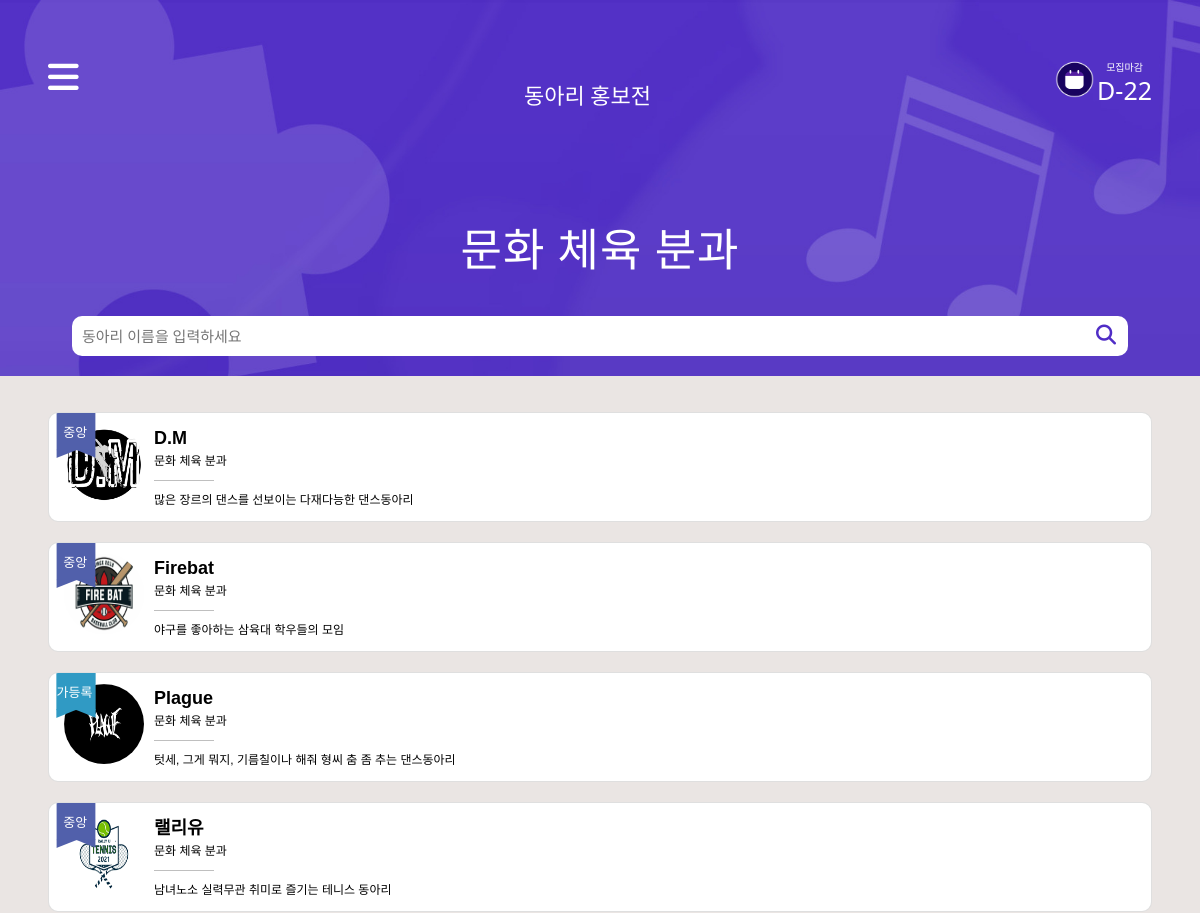
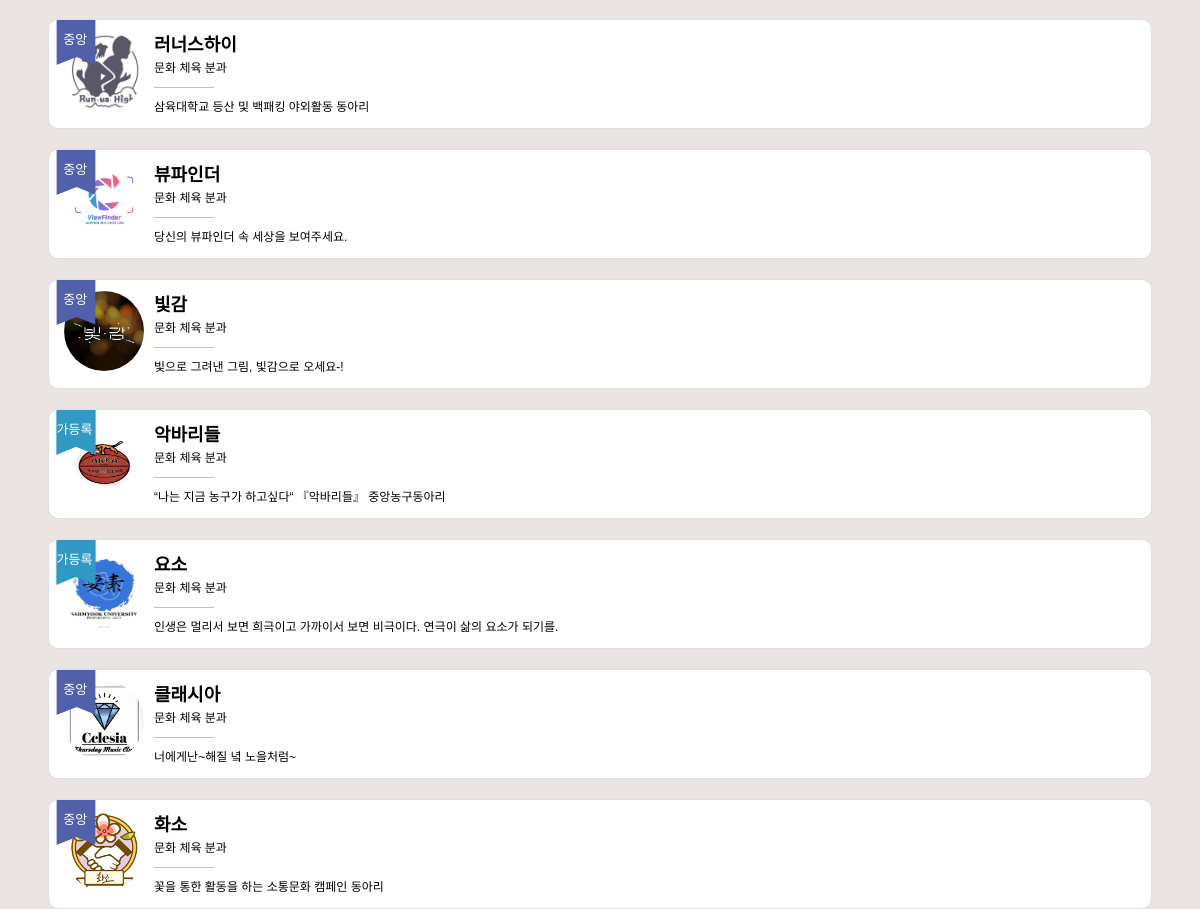
The app's page /club/1 with its own data (2 pictures, top to bottom).
### base/models.py (models this page shows, shortened)
class Clubs(models.Model):
    club_id = models.AutoField(primary_key=True)
    club_name = models.CharField(max_length=200, blank=True, null=True)
    main_club = models.IntegerField(blank=True, null=True)
    club_desc = models.CharField(max_length=200, blank=True, null=True)
    user = models.ForeignKey(AuthUser, models.DO_NOTHING, blank=True, null=True)
    club_type = models.ForeignKey(ClubTypes, models.DO_NOTHING)
    club_img = models.ImageField(upload_to='images/', blank=True, null=True) # 활동사진
    club_logo = models.ImageField(upload_to='images/', blank=True, null=True) #로고
    rank = models.IntegerField(blank=True, null=True)
    sns_link = models.CharField(max_length=500, blank=True, null=True) # 여분
    instagram_link = models.CharField(max_length=500, blank=True, null=True)
    facebook_link = models.CharField(max_length=500, blank=True, null=True)
    youtube_link = models.CharField(max_length=500, blank=True, null=True)
    form_link = models.CharField(max_length=500, blank=True, null=True)
    recruitment_content = models.TextField(blank=True, null=True)

class ClubTypes(models.Model):
    club_type_id = models.AutoField(primary_key=True)
    club_type_name = models.CharField(max_length=200, blank=True, null=True)
    club_type_desc = models.CharField(max_length=200, blank=True, null=True)
    club_type = models.IntegerField(blank=True, null=True)
    def __str__(self):
        return self.club_type_name

### club/views.py (the view)
# urls.py: path('<int:club_type>', views.haksool, name="haksool"),
def haksool(request, club_type):
    if club_type == 1:
        template_name = 'club_list1.html'
    elif club_type == 2:
        template_name = 'club_list2.html'
    elif club_type == 3:
        template_name = 'club_list3.html'
    side_menu1 = Clubs.objects.all().filter(club_type = 1)
    side_menu2 = Clubs.objects.all().filter(club_type = 2)
    side_menu3 = Clubs.objects.all().filter(club_type = 3)
    if request.GET.get("keyword"):
        keyword = request.GET.get("keyword")
        club_list = Clubs.objects.all().filter(Q(club_type = club_type) & (Q(club_name__icontains = keyword)))
        return render(request, template_name, {'club_list': club_list, 'club_type': club_type, 'side_menu1':side_menu1, 'side_menu2':side_menu2, 'side_menu3':side_menu3})
    else:
        club_list = Clubs.objects.all().filter(club_type = club_type).order_by('club_name')
        return render(request, template_name, {'club_list': club_list, 'club_type': club_type, 'side_menu1':side_menu1, 'side_menu2':side_menu2, 'side_menu3':side_menu3})

### club/templates/club_list1.html (shortened to what this page needs)
{% load static %}
<!DOCTYPE html>
<html lang="en">
<head>
  <link rel="stylesheet" href="https://maxcdn.bootstrapcdn.com/bootstrap/3.3.2/css/bootstrap.min.css">
  <link rel="stylesheet" href="https://maxcdn.bootstrapcdn.com/bootstrap/3.3.2/css/bootstrap-theme.min.css">
  <link href="https://cdn.jsdelivr.net/npm/bootstrap@5.0.2/dist/css/bootstrap.min.css" rel="stylesheet"
>
</head>
<body>
  <header>
    {% include 'side.html' %}
    <p> 문화 체육 분과</p>
    <form action="{% url 'haksool' club_type %}" method="GET">
      <div class="search-bar">
        <input type="search" placeholder="동아리 이름을 입력하세요" name="keyword">
        <button type="submit" class="fas fa-search"></button>
      </div>
    </form>
  </header>
  <section>
    {% for club in club_list %}
    <a href="{% url 'home' club.club_id %}">
      <div class="card" style="border-radius: 10px;">
        <div class="c_img">
          <div class="card_img">
            {% if club.club_logo %}
            <img src="{{club.club_logo.url}}" width="80px" height="80px" style="border-radius: 50%">
            {% else %}
            <img src="{% static '1.png' %}" width="80px" height="80px" style="border-radius: 50%">
            {% endif %}
          </div>
          {% if club.main_club == 1 %}
          <img class="flag" src="{% static '중앙.svg' %}" width="40px" height="45px">
          {% elif club.main_club == 0 %}
          <img class="flag" src="{% static '가등록.svg' %}" width="40px" height="45px">
          {% endif %}
        </div>
        <div class="text-wrap">
          <h1>{{club.club_name}}</h1>
          <span>{{club.club_type}}</span>
          <hr style="color: black;" width="60px">
          <span id="club_t">{{club.club_desc}}</span>
        </div>
      </div>
    </a>
    {% endfor %}
  </section>
</body>
</html>

### base/static/css/side.css (style rules this page uses)
body { margin: 0; padding: 0; box-sizing: border-box; height: 100%; }

### club/templates/club_list1.html (style rules this page uses)
html { height: 100%; background-attachment: fixed; background-position: bottom; background: #EAE5E3; }
body { margin: 0; padding: 0; box-sizing: border-box; }
header { position: sticky; color: white; background-image: url("../static/문화체육분과\ 배경.jpg"); background-size: cover; top: 0; left: 0; right: 0; z-index: 1; }
header>p { padding-top: 4%; font-family: 'Cafe24Danjunghae'; letter-spacing: 1px; font-size: 45px; text-align: center; }
.search-bar { position: relative; width: 96%; margin: 10px 0 0 2%; padding: 20px 4%; }
.search-bar>input { width: 100%; height: 40px; border: 0px; border-radius: 10px; padding-left: 10px; font-size: 15px; color: black; padding-right: 40px; }
.fa-search { background-color: transparent; border: none; position: absolute; right: 8px; top: 36%; font-size: 20px; color: #502DC6; margin-right: 4%; }
section { padding: 3% 4% 5% 4%; width: 100%; height: 100%; background: #EAE5E3; }
.card { z-index: 0; transition: 0.3s; position: relative; width: 100%; max-width: 100%; height: 110px; overflow: hidden; display: inline-block; margin-bottom: 20px; background-color: white; }
.c_img { width: 100px; height: 80px; }
.card_img { position: absolute; left: 15px; top: 11px; }
.flag { position: relative; z-index: 1; margin: 0 7px; }
.text-wrap { position: absolute; bottom: 12px; left: 80px; z-index: 10; padding-left: 25px; }
.text-wrap h1 { font-size: 18px; margin-bottom: 2px; color: black; font-family: 'Noto Sans KR', sans-serif; font-weight: 700; }
.text-wrap span { color: black; font-size: 12px; font-family: 'Noto Sans KR', sans-serif; font-weight: 500; }
.text-wrap #club_t { font-family: 'Noto Sans KR', sans-serif; font-weight: 300; }

### records on screen
Clubs: club_logo (picture), main_club 1 (drawn), club_name "D.M", club_type "문화 체육 분과", club_desc "많은 장르의 댄스를 선보이는 다재다능한 댄스동아리"
Clubs: club_logo (picture), main_club 1 (drawn), club_name "Firebat", club_type "문화 체육 분과", club_desc "야구를 좋아하는 삼육대 학우들의 모임"
Clubs: club_logo (picture), main_club 0 (drawn), club_name "Plague", club_type "문화 체육 분과", club_desc "텃세, 그게 뭐지, 기름칠이나 해줘 형씨 춤 좀 추는 댄스동아리"
Clubs: club_logo (picture), main_club 1 (drawn), club_name "랠리유", club_type "문화 체육 분과", club_desc "남녀노소 실력무관 취미로 즐기는 테니스 동아리"
Clubs: club_logo (picture), main_club 1 (drawn), club_name "러너스하이", club_type "문화 체육 분과", club_desc "삼육대학교 등산 및 백패킹 야외활동 동아리"
Clubs: club_logo (picture), main_club 1 (drawn), club_name "뷰파인더", club_type "문화 체육 분과", club_desc "당신의 뷰파인더 속 세상을 보여주세요."
Clubs: club_logo (picture), main_club 1 (drawn), club_name "빛감", club_type "문화 체육 분과", club_desc "빛으로 그려낸 그림, 빛감으로 오세요-!"
Clubs: club_logo (picture), main_club 0 (drawn), club_name "악바리들", club_type "문화 체육 분과", club_desc "“나는 지금 농구가 하고싶다“ 『악바리들』 중앙농구동아리"
Clubs: club_logo (picture), main_club 0 (drawn), club_name "요소", club_type "문화 체육 분과", club_desc "인생은 멀리서 보면 희극이고 가까이서 보면 비극이다. 연극이 삶의 요소가 되기를."
Clubs: club_logo (picture), main_club 1 (drawn), club_name "클래시아", club_type "문화 체육 분과", club_desc "너에게난~해질 녘 노을처럼~"
Clubs: club_logo (picture), main_club 1 (drawn), club_name "화소", club_type "문화 체육 분과", club_desc "꽃을 통한 활동을 하는 소통문화 캠페인 동아리"
